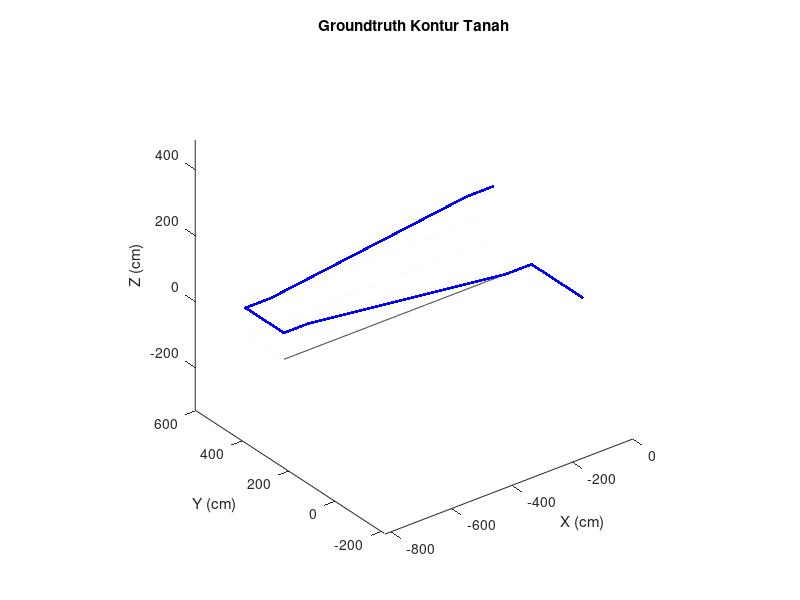

This figure's MATLAB source:
clear;
close all;
clc;

% ganti density kalo mau lebih rapat lagi
density = 0.1;

%% Bikin Groundtruth Koordinat

step1_y = 0:density:220;
step1_x = zeros(1, length(step1_y));
step1_z = zeros(1, length(step1_y));

step2_x = (0) : -density : (-86);
step2_y = ones(1, length(step2_x)) * (220);
step2_z = zeros(1, length(step2_x));

step3_x = (-86) : -density : (-86)+(-650);
step3_y = ones(1, length(step3_x))*220;
step3_z = linspace(0, 80, length(step3_x));

step4_x = (-86)+(-650) : -density : (-86)+(-650)+(-83);
step4_y = ones(1, length(step4_x)) * (220);
step4_z = ones(1, length(step4_x)) * (80);

step5_y = (220) : density : (220)+(166);
step5_x = ones(1, length(step5_y)) * ((-86)+(-650)+(-83));
step5_z = ones(1, length(step5_y)) * (80);

step6_x = (-86)+(-650)+(-83) : density : (-86)+(-650);
step6_y = ones(1, length(step6_x)) * ((220)+(166));
step6_z = ones(1, length(step6_x)) * (80);

step7_x = (-86)+(-650) : density : (-86);
step7_y = ones(1, length(step7_x)) * ((220)+(166));
step7_z = linspace(80, (80)+(80), length(step7_x));

step8_x = (-86) : density : 0;
step8_y = ones(1, length(step8_x)) * ((220)+(166));
step8_z = ones(1, length(step8_x)) * ((80)+(80));

%%%

step2a_x = 0 : -density : (-86)+(-650)+(-83);
step2a_y = ones(1, length(step2a_x)) * (220);
step2a_z = zeros(1, length(step2a_x));

step3a_y = (220) : density : (220)+(166);
step3a_x = ones(1, length(step3a_y)) * ((-86)+(-650)+(-83));
step3a_z = zeros(1, length(step3a_y));

step4a_x = (-86)+(-650)+(-83) : density : 0;
step4a_y = ones(1, length(step4a_x)) * ((220)+(166));
step4a_z = zeros(1, length(step4a_x));

%%%

step4b_x = (-86)+(-650)+(-83) : density : 0;
step4b_y = ones(1, length(step4b_x)) * ((220)+(166));
step4b_z = ones(1, length(step4b_x)) * (80);

%%%

coord1 = [step1_x; step1_y; step1_z];
coord2 = [step2_x; step2_y; step2_z];
coord3 = [step3_x; step3_y; step3_z];
coord4 = [step4_x; step4_y; step4_z];
coord5 = [step5_x; step5_y; step5_z];
coord6 = [step6_x; step6_y; step6_z];
coord7 = [step7_x; step7_y; step7_z];
coord8 = [step8_x; step8_y; step8_z];

coords2a = [step2a_x; step2a_y; step2a_z];
coords3a = [step3a_x; step3a_y; step3a_z];
coords4a = [step4a_x; step4a_y; step4a_z];


%%%

coords = [coord1, coord2, coord3, coord4, coord5, coord6, coord7, coord8]';

coordsa = [coord1, coords2a, coords3a, coords4a]';
coordsb = [step4b_x; step4b_y; step4b_z]';

figure(1);
plot3(coordsa(:,1), coordsa(:,2), coordsa(:,3), '-k'); axis equal; hold on;
plot3(coordsb(:,1), coordsb(:,2), coordsb(:,3), '-k');
plot3(coords(:,1), coords(:,2), coords(:,3), '.b');
title('Groundtruth Kontur Tanah');
xlabel('X (cm)');
ylabel('Y (cm)');
zlabel('Z (cm)');
